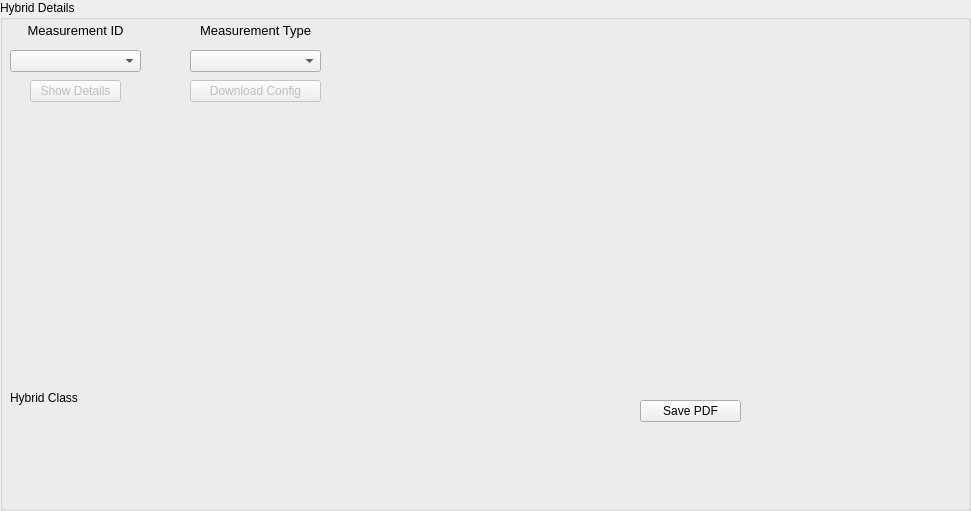
     <widget class="QGroupBox" name="groupBox_2">
      <property name="geometry">
       <rect>
        <x>10</x>
        <y>440</y>
        <width>971</width>
        <height>511</height>
       </rect>
      </property>
      <property name="title">
       <string>Hybrid Details</string>
      </property>
      <widget class="QLabel" name="measurementIDlabel_2">
       <property name="geometry">
        <rect>
         <x>190</x>
         <y>20</y>
         <width>131</width>
         <height>21</height>
        </rect>
       </property>
       <property name="font">
        <font>
         <pointsize>10</pointsize>
        </font>
       </property>
       <property name="text">
        <string>Measurement Type</string>
       </property>
       <property name="alignment">
        <set>Qt::AlignCenter</set>
       </property>
      </widget>
      <widget class="QComboBox" name="comboBox_MeasurementType">
       <property name="geometry">
        <rect>
         <x>190</x>
         <y>50</y>
         <width>131</width>
         <height>22</height>
        </rect>
       </property>
      </widget>
      <widget class="QComboBox" name="comboBox_MeasurementID">
       <property name="geometry">
        <rect>
         <x>10</x>
         <y>50</y>
         <width>131</width>
         <height>22</height>
        </rect>
       </property>
      </widget>
      <widget class="QLabel" name="measurementIDlabel">
       <property name="geometry">
        <rect>
         <x>20</x>
         <y>20</y>
         <width>111</width>
         <height>21</height>
        </rect>
       </property>
       <property name="font">
        <font>
         <pointsize>10</pointsize>
        </font>
       </property>
       <property name="text">
        <string>Measurement ID</string>
       </property>
       <property name="alignment">
        <set>Qt::AlignCenter</set>
       </property>
      </widget>
      <widget class="QCustomPlot" name="plot" native="true">
       <property name="geometry">
        <rect>
         <x>390</x>
         <y>30</y>
         <width>571</width>
         <height>361</height>
        </rect>
       </property>
      </widget>
      <widget class="QWidget" name="gridLayoutWidget_5">
       <property name="geometry">
        <rect>
         <x>10</x>
         <y>250</y>
         <width>331</width>
         <height>111</height>
        </rect>
       </property>
       <layout class="QGridLayout" name="ChannelsVMM1_grid"/>
      </widget>
      <widget class="QWidget" name="gridLayoutWidget_4">
       <property name="geometry">
        <rect>
         <x>10</x>
         <y>120</y>
         <width>331</width>
         <height>111</height>
        </rect>
       </property>
       <layout class="QGridLayout" name="ChannelsVMM0_grid"/>
      </widget>
      <widget class="QPushButton" name="pushButton_details">
       <property name="enabled">
        <bool>false</bool>
       </property>
       <property name="geometry">
        <rect>
         <x>30</x>
         <y>80</y>
         <width>91</width>
         <height>22</height>
        </rect>
       </property>
       <property name="text">
        <string>Show Details</string>
       </property>
      </widget>
      <widget class="QPushButton" name="pushButton_configdownload">
       <property name="enabled">
        <bool>false</bool>
       </property>
       <property name="geometry">
        <rect>
         <x>190</x>
         <y>80</y>
         <width>131</width>
         <height>22</height>
        </rect>
       </property>
       <property name="text">
        <string>Download Config</string>
       </property>
      </widget>
      <widget class="QPushButton" name="pushButton_savePlot">
       <property name="geometry">
        <rect>
         <x>640</x>
         <y>400</y>
         <width>101</width>
         <height>22</height>
        </rect>
       </property>
       <property name="text">
        <string>Save PDF</string>
       </property>
      </widget>
      <widget class="QWidget" name="gridLayoutWidget">
       <property name="geometry">
        <rect>
         <x>10</x>
         <y>380</y>
         <width>331</width>
         <height>36</height>
        </rect>
       </property>
       <layout class="QGridLayout" name="gridLayout">
        <item row="0" column="0">
         <widget class="QLabel" name="label">
          <property name="text">
           <string>Hybrid Class</string>
          </property>
         </widget>
        </item>
        <item row="0" column="1">
         <widget class="QLabel" name="hybrid_classlabel">
          <property name="text">
           <string/>
          </property>
         </widget>
        </item>
       </layout>
      </widget>
     </widget>
